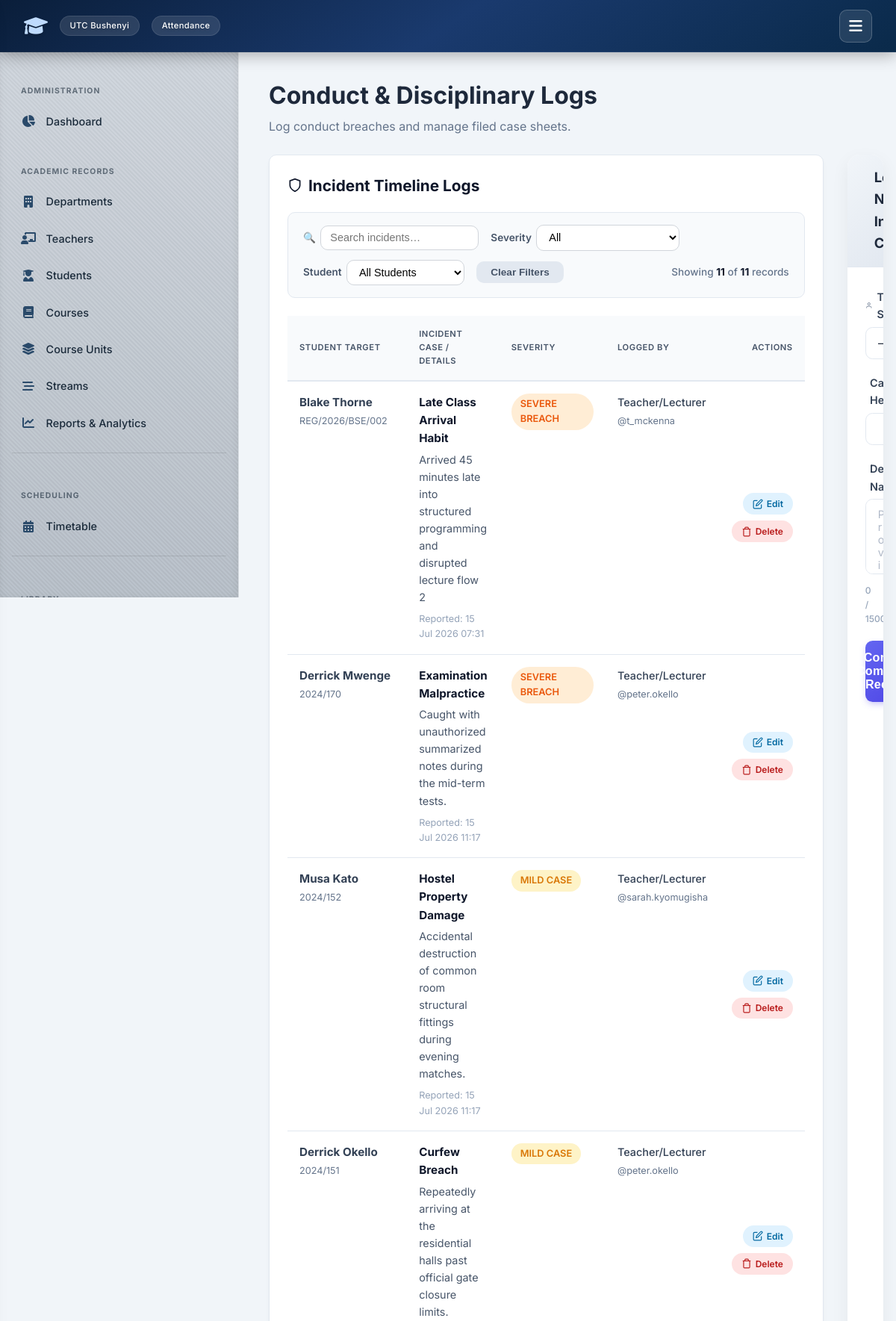
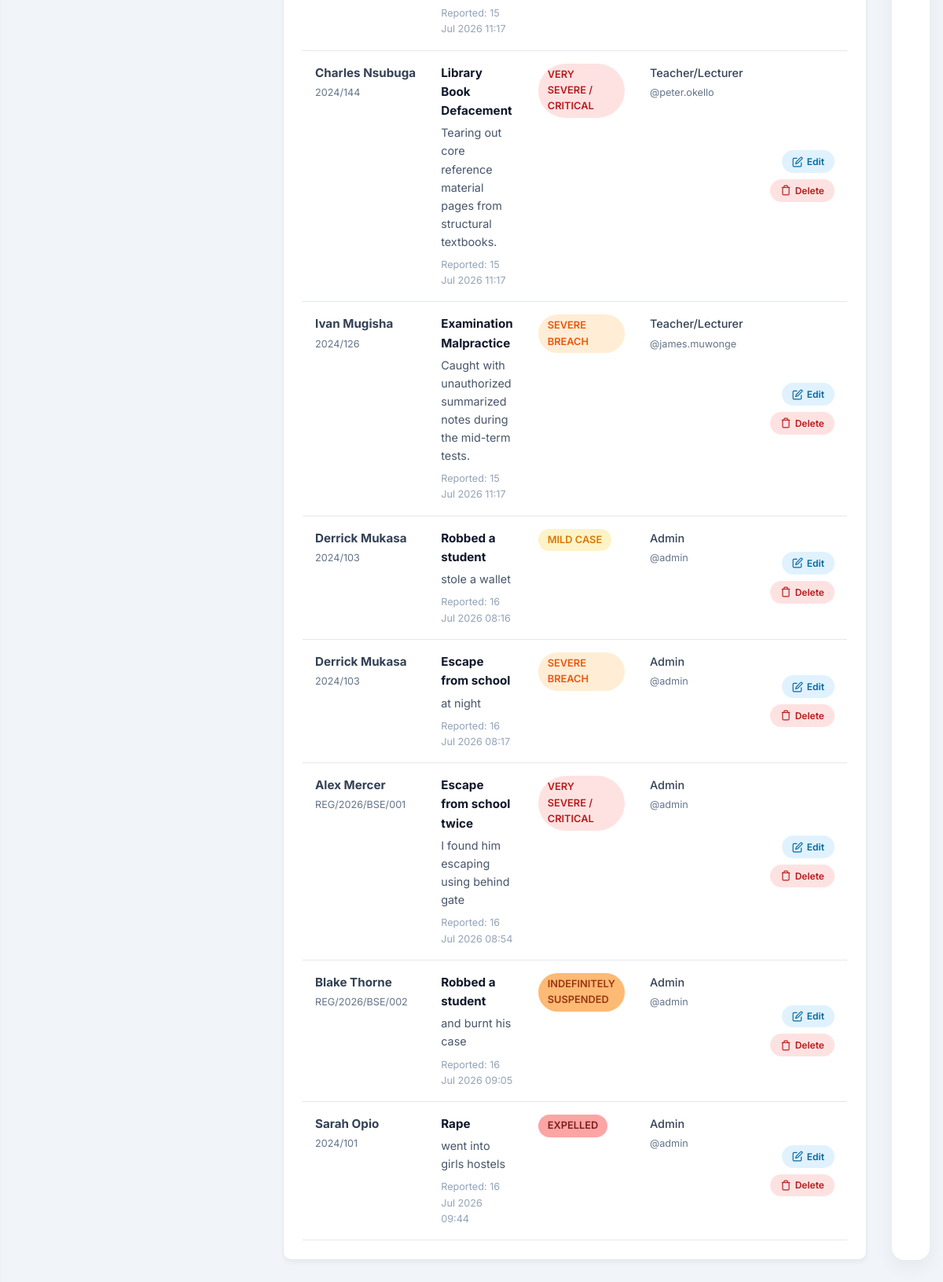
Page /disciplinary/ (signed in, upper part) on the committed database (2 pictures, top to bottom).
### attendance/models.py (models this page shows, shortened)
class DisciplinaryRecord(models.Model):
    SEVERITY_LEVELS = [
        ('MILD', 'Mild Case'),
        ('SEVERE', 'Severe Breach'),
        ('VERY_SEVERE', 'Very Severe / Critical'),
        ('SUSPENDED_2W', 'Suspended (2 weeks)'),          # new
        ('INDEF_SUSPENDED', 'Indefinitely Suspended'),     # new
        ('EXPELLED', 'Expelled'),                          # new
    ]
    student = models.ForeignKey('StudentProfile', on_delete=models.CASCADE, related_name='disciplinary_logs')
    subject = models.CharField(max_length=255, help_text="Brief tagline of the complaint or incident summary")
    details = models.TextField(help_text="Detailed narrative of what transpired")
    severity = models.CharField(max_length=15, choices=SEVERITY_LEVELS, default='MILD')
    date_logged = models.DateTimeField(auto_now_add=True)
    reported_by = models.ForeignKey(User, on_delete=models.CASCADE, related_name='reported_incidents')
    term = models.ForeignKey(AcademicTerm, on_delete=models.SET_NULL, null=True, blank=True)

class StudentProfile(models.Model):
    reg_number = models.CharField(max_length=50, primary_key=True)
    user = models.OneToOneField(User, on_delete=models.CASCADE, related_name='student_profile')
    name = models.CharField(max_length=255)
    course = models.ForeignKey(Course, on_delete=models.CASCADE, related_name='students')
    stream = models.ForeignKey(Stream, on_delete=models.CASCADE, related_name='students')

class User(AbstractUser):
    IS_ADMIN = 'ADMIN'
    IS_TEACHER = 'TEACHER'
    IS_STUDENT = 'STUDENT'
    IS_WARDEN = 'WARDEN'
    IS_LIBRARIAN = 'LIBRARIAN'
    IS_ACCOUNTANT = 'ACCOUNTANT'
    ROLE_CHOICES = [
        (IS_ADMIN, 'Admin'),
        (IS_TEACHER, 'Teacher/Lecturer'),
        (IS_STUDENT, 'Student'),
        (IS_WARDEN, 'Warden'),
        (IS_LIBRARIAN, 'Librarian'),
        (IS_ACCOUNTANT, 'Accountant'),
    ]
    role = models.CharField(max_length=15, choices=ROLE_CHOICES, default=IS_STUDENT)

### attendance/views_users.py (the view, shortened to what this page needs)
# urls.py: path('disciplinary/', views_users.disciplinary_dashboard, name='disciplinary_dashboard'),
@login_required
def disciplinary_dashboard(request):
    user = request.user
    records = DisciplinaryRecord.objects.all().select_related('student__stream', 'reported_by')
    if user.role in [User.IS_ADMIN, User.IS_WARDEN]:
        pass
    elif user.role == User.IS_STUDENT:
        records = records.filter(student__user=user)
    else:
        records = records.filter(reported_by=user)
    if user.role in [User.IS_ADMIN, User.IS_WARDEN]:
        eligible_students = StudentProfile.objects.all()
    elif user.role == User.IS_TEACHER:
        eligible_students = StudentProfile.objects.all()
    else:
        eligible_students = StudentProfile.objects.none()
    can_report = user.role in [User.IS_ADMIN, User.IS_TEACHER, User.IS_WARDEN]
    is_admin = user.role == User.IS_ADMIN
    context = {
        'records': records,
        'students': eligible_students,
        'severities': DisciplinaryRecord.SEVERITY_LEVELS,
        'can_report': can_report,  # Matched variable named inside the HTML template
        'is_admin': is_admin,      # Checked by template to evaluate action rows
    }
    return render(request, 'attendance/disciplinary_dashboard.html', context)

### templates/attendance/disciplinary_dashboard.html (shortened to what this page needs)
{% extends 'attendance/base.html' %}
{% block content %}
    <div class="container-fluid">
        <div class="toolbar">
            <div>
                <h1 style="margin: 0; color: #1e293b;">Conduct & Disciplinary Logs</h1>
                <p style="margin: 0.25rem 0 0 0; color: #64748b;">
                    {% if can_report %}Log conduct breaches and manage filed case sheets.{% else %}Review academic conduct records evaluation grid.{% endif %}
                </p>
            </div>
        </div>
        <div class="disc-grid {% if can_report %}has-sidebar{% endif %}">
            <div class="card">
                <div class="card-title">
                    <svg width="20" height="20" viewBox="0 0 24 24" fill="none" stroke="currentColor" stroke-width="2"><path d="M12 22s8-4 8-10V5l-8-3-8 3v7c0 6 8 10 8 10z"/></svg>
                    Incident Timeline Logs
                </div>
                <div class="filter-bar" id="filterBar">
                    <div class="filter-group">
                        <label for="searchInput">🔍</label>
                        <input type="text" id="searchInput" class="form-control" placeholder="Search incidents…" autocomplete="off">
                    </div>
                    <div class="filter-group">
                        <label for="severityFilter">Severity</label>
                        <select id="severityFilter" class="form-control">
                            <option value="">All</option>
                        </select>
                    </div>
                    <div class="filter-group">
                        <label for="studentFilter">Student</label>
                        <select id="studentFilter" class="form-control">
                            <option value="">All Students</option>
                        </select>
                    </div>
                    <button class="btn-clear" id="clearFiltersBtn">Clear Filters</button>
                    <span class="filter-count" id="filterCount">Showing <strong id="visibleCount">0</strong> of <strong id="totalCount">0</strong> records</span>
                </div>
                <div style="overflow-x: auto;">
                    <table class="data-table" id="incidentTable">
                        <thead>
                            <tr>
                                <th>Student Target</th>
                                <th>Incident Case / Details</th>
                                <th>Severity</th>
                                <th>Logged By</th>
                                <th style="text-align: right;">Actions</th>
                            </tr>
                        </thead>
                        <tbody id="tableBody">
                            {% for record in records %}
                                <tr data-severity="{{ record.severity }}" data-student="{{ record.student.name|lower }}">
                                    <td style="white-space: nowrap;">
                                        <strong>{{ record.student.name }}</strong><br>
                                        <small style="color: #64748b;">{{ record.student.reg_number }}</small>
                                    </td>
                                    <td>
                                        <span style="font-weight: 700; color: #0f172a; display: block; margin-bottom: 0.25rem;">{{ record.subject }}</span>
                                        <p style="margin: 0; font-size: 0.9rem; color: #475569;">{{ record.details }}</p>
                                        <small style="color: #94a3b8; display: block; margin-top: 0.5rem;">Reported: {{ record.date_logged|date:"d M Y H:i" }}</small>
                                    </td>
                                    <td>
                                        <span class="badge sev-{{ record.severity }}">{{ record.get_severity_display }}</span>
                                    </td>
                                    <td>
                                        <span style="font-size: 0.9rem; font-weight: 500;">{{ record.reported_by.get_role_display }}</span><br>
                                        <small style="color:#64748b;">@{{ record.reported_by.username }}</small>
                                    </td>
                                    <td style="text-align: right; vertical-align: middle;">
                                        <div class="action-group">
                                            {% if is_admin or record.reported_by == request.user %}
                                                <a href="{% url 'attendance:edit_complaint' record.id %}" class="btn-action btn-edit">
                                                    <svg width="14" height="14" viewBox="0 0 24 24" fill="none" stroke="currentColor" stroke-width="2">
                                                        <path d="M11 4H4a2 2 0 0 0-2 2v14a2 2 0 0 0 2 2h14a2 2 0 0 0 2-2v-7"/>
                                                        <path d="M18.5 2.5a2.121 2.121 0 0 1 3 3L12 15l-4 1 1-4 9.5-9.5z"/>
                                                    </svg>
                                                    Edit
                                                </a>
                                                <a href="{% url 'attendance:delete_complaint' record.id %}"
                                                   class="btn-action btn-delete"
                                                   onclick="return confirm('Are you sure you want to permanently delete this file record?');">
                                                    <svg width="14" height="14" viewBox="0 0 24 24" fill="none" stroke="currentColor" stroke-width="2">
                                                        <polyline points="3 6 5 6 21 6"/>
                                                        <path d="M19 6v14a2 2 0 0 1-2 2H7a2 2 0 0 1-2-2V6m3 0V4a2 2 0 0 1 2-2h4a2 2 0 0 1 2 2v2"/>
                                                    </svg>
                                                    Delete
                                                </a>
                                            {% endif %}
                                        </div>
                                    </td>
                                </tr>
                            {% empty %}
                                <tr id="emptyStateRow">
                                    <td colspan="5" style="text-align: center; padding: 3rem; color: #64748b;">
                                        The code registry clean sheet is clear. No behavior complaints recorded.
                                    </td>
                                </tr>
                            {% endfor %}
                        </tbody>
                    </table>
                </div>
            </div>
            {% if can_report %}
                <div class="card form-card">
                    <div class="card-title">
                        Log New Incident Case
                    </div>
                    <form method="POST" action="{% url 'attendance:add_complaint' %}" id="incidentForm">
                        <div class="form-row-grid">
                            <div class="form-group">
                                <label for="student_id" class="form-label-enhanced">
                                    <svg width="16" height="16" viewBox="0 0 24 24" fill="none" stroke="#64748b" stroke-width="2">
                                        <path d="M20 21v-2a4 4 0 0 0-4-4H8a4 4 0 0 0-4 4v2"/>
                                        <circle cx="12" cy="7" r="4"/>
                                    </svg>
                                    Target Student <span class="required-star">*</span>
                                </label>
                                <select name="student_id" id="student_id" class="form-control form-control-enhanced" required>
                                    <option value="" disabled selected>— Choose Student Profile —</option>
                                </select>
                            </div>
                        </div>
                        <div class="form-group">
                            <label for="subject" class="form-label-enhanced">
                                Case Headline <span class="required-star">*</span>
                            </label>
                            <div class="input-icon-wrapper">
                                <input type="text" name="subject" id="subject" class="form-control form-control-enhanced"
                                       placeholder="e.g., Examination malpractice attempt" maxlength="200" required>
                            </div>
                        </div>
                        <div class="form-group">
                            <label for="details" class="form-label-enhanced">
                                Detailed Narrative <span class="required-star">*</span>
                            </label>
                            <textarea name="details" id="details" rows="4" class="form-control form-control-enhanced"
                                      placeholder="Provide factual context regarding the infraction…" maxlength="1500" required></textarea>
                        </div>
                        <button type="submit" class="btn-submit">
                            Commit Complaint Record
                        </button>
                    </form>
                </div>
            {% endif %}
        </div>
    </div>
{% endblock %}

### static/style.css (style rules this page uses)
:root { --primary: #0f3b3e; --primary-dark: #0c4e6d ; --primary-light: #e6f4f1; --secondary: #2c6e6b; --accent: #3b82f6; --success: #10b981; --success-light: #d1fae5; --danger: #ef4444; --danger-light: #fee2e2; --warning: #f59e0b; --warning-light: #fef3c7; --info: #3b82f6; --info-light: #dbeafe; --bg-main: #f1f5f9; --surface: #ffffff; --surface-hover: #f8fafc; --text-main: #0f172a; --text-muted: #64748b; --border: #e2e8f0; --shadow-sm: 0 1px 3px rgba(0,0,0,0.06); --shadow: 0 4px 12px rgba(0,0,0,0.08); --shadow-lg: 0 10px 30px rgba(0,0,0,0.12); --radius: 16px; --radius-sm: 10px; --transition: all 0.25s cubic-bezier(0.4, 0, 0.2, 1); --font: 'Inter', -apple-system, BlinkMacSystemFont, 'Segoe UI', Roboto, Helvetica, Arial, sans-serif; --nav-height: 70px; --sidebar-width: 320px; }
* { box-sizing: border-box; margin: 0; padding: 0; }
body { font-family: var(--font); background: var(--bg-main); color: var(--text-main); line-height: 1.6; min-height: 100vh; display: flex; flex-direction: column; }
.card { background: var(--surface); border-radius: var(--radius); padding: 2rem; box-shadow: var(--shadow); border: 1px solid var(--border); transition: var(--transition); }
table { width: 100%; border-collapse: collapse; font-size: 0.95rem; }
th, td { padding: 0.9rem 1.2rem; text-align: left; border-bottom: 1px solid var(--border); }
th { background: #f8fafc; font-weight: 600; color: var(--text-muted); text-transform: uppercase; font-size: 0.7rem; letter-spacing: 0.05em; }
tbody tr { transition: var(--transition); }

### templates/attendance/base.html (style rules this page uses)
:root { --primary: #0a2a4a; --primary-dark: #061e35; --primary-light: #e6eff9; --secondary: #1e3a6e; --accent: #3b82f6; --success: #3b82f6; --success-light: #dbeafe; --danger: #ef4444; --danger-light: #fee2e2; --warning: #f59e0b; --warning-light: #fef3c7; --info: #3b82f6; --info-light: #dbeafe; --bg-main: #f1f5f9; --surface: #ffffff; --surface-hover: #f8fafc; --text-main: #1e293b; --text-muted: #64748b; --border: #e2e8f0; --shadow-sm: 0 1px 3px rgba(0,0,0,0.06); --shadow: 0 4px 12px rgba(0,0,0,0.08); --shadow-lg: 0 10px 30px rgba(0,0,0,0.12); --radius: 16px; --radius-sm: 10px; --transition: all 0.25s cubic-bezier(0.4, 0, 0.2, 1); --font: 'Inter', -apple-system, BlinkMacSystemFont, 'Segoe UI', Roboto, Helvetica, Arial, sans-serif; --nav-height: 70px; --sidebar-width: 320px; }
* { box-sizing: border-box; margin: 0; padding: 0; }
body { font-family: var(--font); background: var(--bg-main); color: var(--text-main); line-height: 1.6; min-height: 100vh; display: flex; flex-direction: column; }
.card { background: var(--surface); border-radius: var(--radius); padding: 2rem; box-shadow: var(--shadow); border: 1px solid var(--border); transition: var(--transition); }
table { width: 100%; border-collapse: collapse; font-size: 0.95rem; }
th, td { padding: 0.9rem 1.2rem; text-align: left; border-bottom: 1px solid var(--border); }
th { background: #f8fafc; font-weight: 600; color: var(--text-muted); text-transform: uppercase; font-size: 0.7rem; letter-spacing: 0.05em; }

### rows in the picture
DisciplinaryRecord: student.name "Blake Thorne", student.reg_number "REG/2026/BSE/002", subject "Late Class Arrival Habit", details "Arrived 45 minutes late into structured programming and disrupted lecture flow 2", date_logged "15 Jul 2026 07:31", severity "SEVERE BREACH", reported_by.role "Teacher/Lecturer", reported_by.username "t_mckenna"
DisciplinaryRecord: student.name "Derrick Mwenge", student.reg_number "2024/170", subject "Examination Malpractice", details "Caught with unauthorized summarized notes during the mid-term tests.", date_logged "15 Jul 2026 11:17", severity "SEVERE BREACH", reported_by.role "Teacher/Lecturer", reported_by.username "peter.okello"
DisciplinaryRecord: student.name "Musa Kato", student.reg_number "2024/152", subject "Hostel Property Damage", details "Accidental destruction of common room structural fittings during evening matches.", date_logged "15 Jul 2026 11:17", severity "MILD CASE", reported_by.role "Teacher/Lecturer", reported_by.username "sarah.kyomugisha"
DisciplinaryRecord: student.name "Derrick Okello", student.reg_number "2024/151", subject "Curfew Breach", details "Repeatedly arriving at the residential halls past official gate closure limits.", date_logged "15 Jul 2026 11:17", severity "MILD CASE", reported_by.role "Teacher/Lecturer", reported_by.username "peter.okello"
DisciplinaryRecord: student.name "Charles Nsubuga", student.reg_number "2024/144", subject "Library Book Defacement", details "Tearing out core reference material pages from structural textbooks.", date_logged "15 Jul 2026 11:17", severity "VERY SEVERE / CRITICAL", reported_by.role "Teacher/Lecturer", reported_by.username "peter.okello"
DisciplinaryRecord: student.name "Ivan Mugisha", student.reg_number "2024/126", subject "Examination Malpractice", details "Caught with unauthorized summarized notes during the mid-term tests.", date_logged "15 Jul 2026 11:17", severity "SEVERE BREACH", reported_by.role "Teacher/Lecturer", reported_by.username "james.muwonge"
DisciplinaryRecord: student.name "Derrick Mukasa", student.reg_number "2024/103", subject "Robbed a student", details "stole a wallet", date_logged "16 Jul 2026 08:16", severity "MILD CASE", reported_by.role "Admin", reported_by.username "admin"
DisciplinaryRecord: student.name "Derrick Mukasa", student.reg_number "2024/103", subject "Escape from school", details "at night", date_logged "16 Jul 2026 08:17", severity "SEVERE BREACH", reported_by.role "Admin", reported_by.username "admin"
DisciplinaryRecord: student.name "Alex Mercer", student.reg_number "REG/2026/BSE/001", subject "Escape from school twice", details "I found him escaping using behind gate", date_logged "16 Jul 2026 08:54", severity "VERY SEVERE / CRITICAL", reported_by.role "Admin", reported_by.username "admin"
DisciplinaryRecord: student.name "Blake Thorne", student.reg_number "REG/2026/BSE/002", subject "Robbed a student", details "and burnt his case", date_logged "16 Jul 2026 09:05", severity "INDEFINITELY SUSPENDED", reported_by.role "Admin", reported_by.username "admin"
DisciplinaryRecord: student.name "Sarah Opio", student.reg_number "2024/101", subject "Rape", details "went into girls hostels", date_logged "16 Jul 2026 09:44", severity "EXPELLED", reported_by.role "Admin", reported_by.username "admin"
